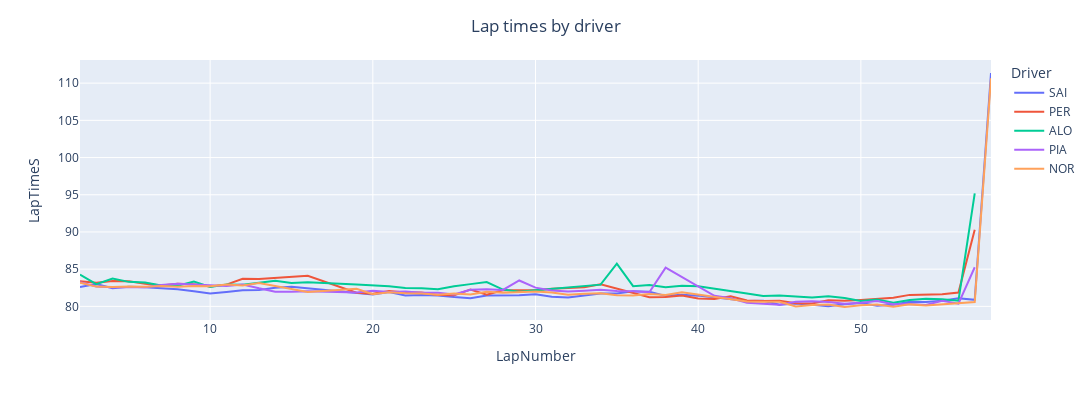

Notebook cell for this chart:
### Code cell
g=px.line(driver_laps_all, x='LapNumber', y='LapTimeS', color='Driver', hover_data=['LapTimeS'])
#formatting options
g.update_layout(title={
        'text': f'Lap times by driver',
        'y':0.95,
        'x':0.5,
        'xanchor': 'center',
        'yanchor': 'top'},
        autosize=False,
        width=1200,
        height=400,
        )
g.show()

### Figure 1 — Plotly figure (JSON) as saved in the notebook; plotly's stock layout.template omitted (floating-point values rounded to 4 significant figures)
{"data": [{"hovertemplate": "Driver=SAI<br>LapNumber=%{x}<br>LapTimeS=%{y}<extra></extra>", "legendgroup": "SAI", "line": {"color": "#636efa", "dash": "solid"}, "marker": {"symbol": "circle"}, "mode": "lines", "name": "SAI", "orientation": "v", "showlegend": true, "type": "scatter", "x": [2, 3, 4, 5, 6, 7, 8, 9, 10, 11, 12, 13, 14, 15, 19, 20, 21, 22, 23, 24, 25, 26, 27, 28, 29, 30, 31, 32, 33, 34, 35, 36, 37, 38, 39, 40, 43, 44, 45, 46, 47, 48, 49, 50, 51, 52, 53, 54, 55, 56, 57, 58], "xaxis": "x", "y": [82.6, 83.01, 82.43, 82.63, 82.57, 82.43, 82.3, 82.03, 81.72, 81.94, 82.17, 82.2, 82.49, 82.62, 81.81, 81.6, 81.93, 81.47, 81.53, 81.46, 81.24, 81.08, 81.46, 81.44, 81.49, 81.62, 81.28, 81.2, 81.5, 81.72, 81.72, 82.02, 81.97, 81.41, 81.55, 81.44, 80.73, 80.77, 80.22, 80.37, 80.2, 80.03, 80.28, 80.45, 80.08, 80.21, 80.61, 80.58, 80.75, 81.1, 80.88, 111.4], "yaxis": "y"}, {"hovertemplate": "Driver=PER<br>LapNumber=%{x}<br>LapTimeS=%{y}<extra></extra>", "legendgroup": "PER", "line": {"color": "#EF553B", "dash": "solid"}, "marker": {"symbol": "circle"}, "mode": "lines", "name": "PER", "orientation": "v", "showlegend": true, "type": "scatter", "x": [2, 3, 4, 5, 6, 7, 8, 9, 10, 11, 12, 13, 16, 19, 20, 21, 22, 23, 24, 25, 26, 27, 28, 29, 30, 31, 32, 33, 34, 37, 38, 39, 40, 41, 42, 43, 44, 45, 46, 47, 48, 49, 50, 51, 52, 53, 54, 55, 56, 57], "xaxis": "x", "y": [83.38, 83.17, 83.4, 83.36, 83.02, 82.8, 83.05, 82.97, 82.68, 82.92, 83.7, 83.66, 84.12, 81.84, 81.71, 82.05, 81.87, 81.85, 81.53, 81.5, 82.25, 81.56, 82.15, 82.13, 82.18, 82.36, 82.44, 82.57, 82.96, 81.22, 81.25, 81.45, 81.05, 81.0, 81.35, 80.8, 80.71, 80.77, 80.43, 80.39, 80.84, 80.76, 80.87, 81.04, 81.15, 81.54, 81.63, 81.62, 81.85, 90.3], "yaxis": "y"}, {"hovertemplate": "Driver=ALO<br>LapNumber=%{x}<br>LapTimeS=%{y}<extra></extra>", "legendgroup": "ALO", "line": {"color": "#00cc96", "dash": "solid"}, "marker": {"symbol": "circle"}, "mode": "lines", "name": "ALO", "orientation": "v", "showlegend": true, "type": "scatter", "x": [2, 3, 4, 5, 6, 7, 8, 9, 10, 11, 12, 13, 14, 15, 16, 19, 20, 21, 22, 23, 24, 25, 26, 27, 28, 29, 30, 31, 32, 33, 34, 35, 36, 37, 38, 39, 40, 43, 44, 45, 46, 47, 48, 49, 50, 51, 52, 53, 54, 55, 56, 57], "xaxis": "x", "y": [84.28, 82.98, 83.74, 83.29, 83.2, 82.8, 82.77, 83.34, 82.61, 82.94, 82.9, 83.19, 83.45, 83.14, 83.24, 82.93, 82.83, 82.7, 82.48, 82.44, 82.29, 82.71, 82.99, 83.26, 82.26, 81.98, 82.17, 82.36, 82.49, 82.65, 82.92, 85.73, 82.71, 82.86, 82.57, 82.77, 82.71, 81.72, 81.39, 81.45, 81.34, 81.18, 81.35, 81.12, 80.74, 80.94, 80.49, 80.87, 81.03, 80.95, 80.75, 95.18], "yaxis": "y"}, {"hovertemplate": "Driver=PIA<br>LapNumber=%{x}<br>LapTimeS=%{y}<extra></extra>", "legendgroup": "PIA", "line": {"color": "#ab63fa", "dash": "solid"}, "marker": {"symbol": "circle"}, "mode": "lines", "name": "PIA", "orientation": "v", "showlegend": true, "type": "scatter", "x": [2, 3, 4, 5, 6, 7, 8, 11, 12, 13, 14, 15, 16, 19, 20, 21, 22, 23, 24, 25, 26, 27, 28, 29, 30, 31, 32, 33, 34, 35, 36, 37, 38, 41, 42, 43, 44, 45, 46, 47, 48, 49, 50, 51, 52, 53, 54, 55, 56, 57], "xaxis": "x", "y": [83.23, 82.67, 82.58, 82.59, 82.58, 82.88, 83.05, 82.73, 82.95, 82.43, 81.97, 81.96, 82.02, 81.87, 82.08, 81.92, 82.01, 81.82, 81.83, 81.6, 82.24, 82.29, 82.2, 83.48, 82.52, 82.13, 81.99, 82.1, 82.24, 82.06, 82.05, 81.89, 85.2, 81.42, 81.08, 80.48, 80.39, 80.22, 80.61, 80.68, 80.59, 80.35, 80.5, 80.72, 80.3, 80.31, 80.2, 80.75, 80.36, 85.25], "yaxis": "y"}, {"hovertemplate": "Driver=NOR<br>LapNumber=%{x}<br>LapTimeS=%{y}<extra></extra>", "legendgroup": "NOR", "line": {"color": "#FFA15A", "dash": "solid"}, "marker": {"symbol": "circle"}, "mode": "lines", "name": "NOR", "orientation": "v", "showlegend": true, "type": "scatter", "x": [2, 3, 4, 5, 6, 7, 8, 9, 10, 11, 12, 13, 16, 19, 20, 21, 22, 23, 24, 25, 26, 27, 28, 29, 30, 31, 32, 33, 34, 35, 36, 37, 38, 39, 42, 43, 44, 45, 46, 47, 48, 49, 50, 51, 52, 53, 54, 55, 56, 57, 58], "xaxis": "x", "y": [83.18, 82.66, 82.61, 82.69, 82.63, 82.74, 82.63, 82.73, 82.69, 82.94, 82.81, 83.15, 81.94, 82.36, 81.64, 81.91, 81.75, 81.75, 81.56, 81.71, 81.61, 81.98, 81.84, 81.86, 81.98, 81.85, 81.57, 81.69, 81.77, 81.51, 81.45, 81.66, 81.52, 81.9, 81.03, 80.65, 80.61, 80.62, 79.97, 80.19, 80.26, 79.92, 80.15, 80.26, 79.96, 80.27, 80.11, 80.29, 80.48, 80.57, 110.7], "yaxis": "y"}], "layout": {"autosize": false, "height": 400, "legend": {"title": {"text": "Driver"}, "tracegroupgap": 0}, "margin": {"t": 60}, "title": {"text": "Lap times by driver", "x": 0.5, "xanchor": "center", "y": 0.95, "yanchor": "top"}, "width": 1200, "xaxis": {"anchor": "y", "domain": [0, 1], "title": {"text": "LapNumber"}}, "yaxis": {"anchor": "x", "domain": [0, 1], "title": {"text": "LapTimeS"}}}}
